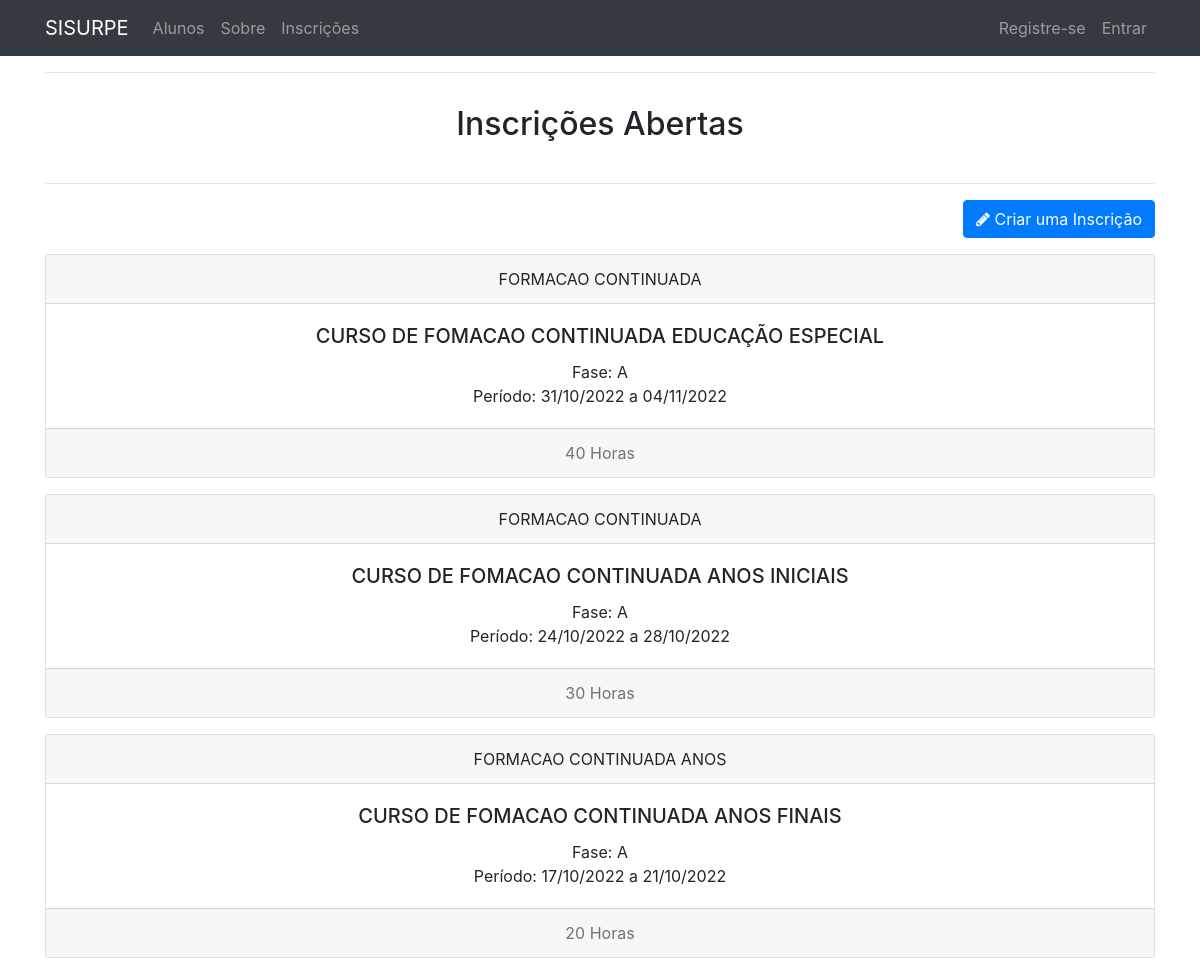
/inscricoes/index, run on an earlier commit of the app's database.
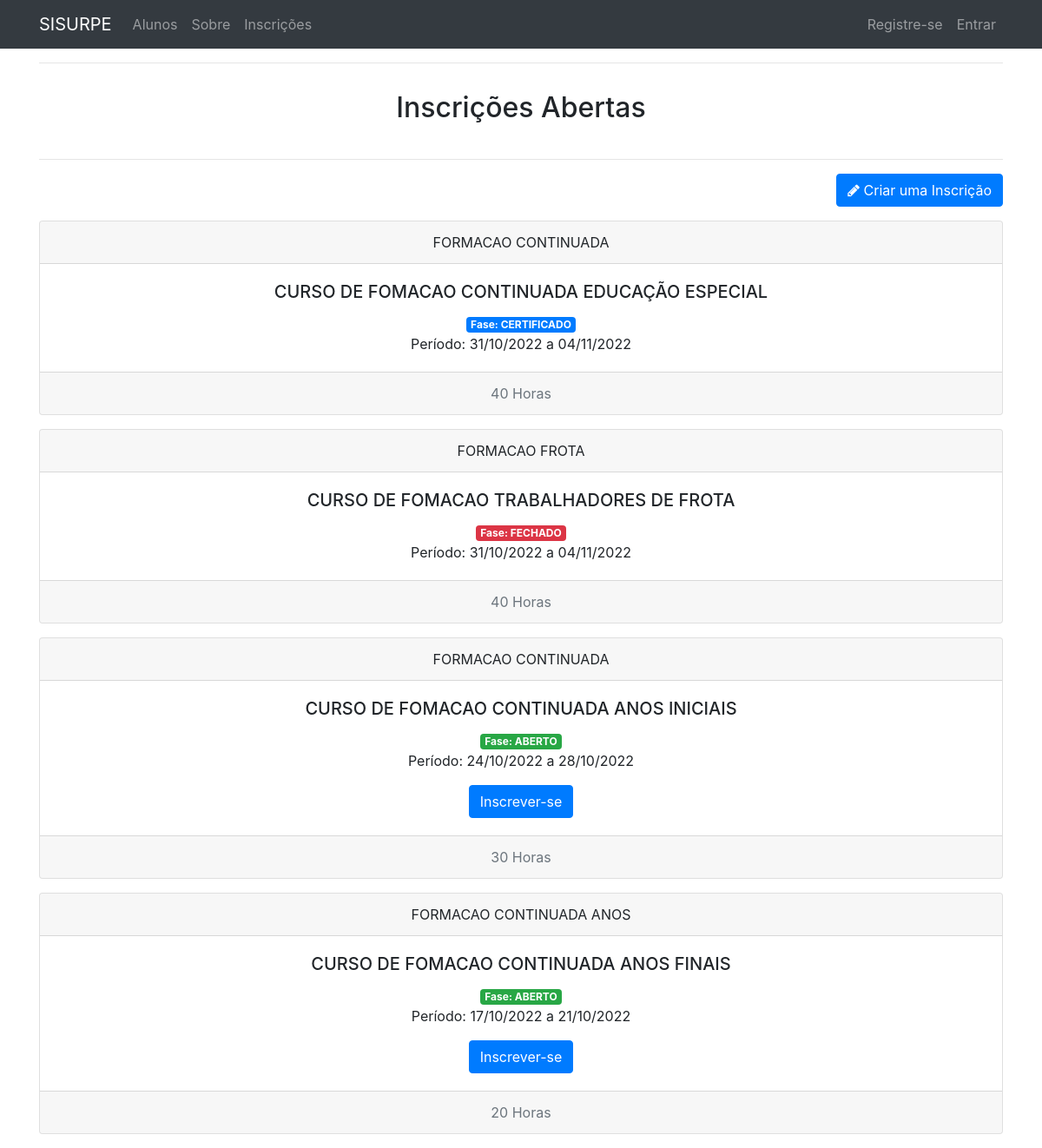
And on a later commit of the database.
### tables this page shows
CREATE TABLE `inscricoes` (
  `id` int(11) NOT NULL,
  `nome_curso` varchar(255) NOT NULL,
  `descricao` varchar(255) NOT NULL,
  `carga_horaria` int(11) NOT NULL,
  `data_inicio` date DEFAULT NULL,
  `data_termino` date DEFAULT NULL,
  `numero_certificado` int(11) DEFAULT NULL,
  `livro` varchar(255) DEFAULT NULL,
  `folha` varchar(255) DEFAULT NULL,
  `fase` char(30) NOT NULL DEFAULT 'A'
);

### app/controllers/Inscricoes.php (called while the page is built, shortened)
<?php
    class Inscricoes extends Controller{
         public function __construct(){
          $this->inscricaoModel = $this->model('Inscricoe');
          $this->inscritoModel = $this->model('Inscrito');
        }
        public function index(){
                $data = [
                'title' => 'Inscrições Abertas',
                'description'=> 'Inscrições Abertas',
                'inscricoes' => $this->inscricaoModel->getInscricoes()
            ];
            $this->view('inscricoes/index', $data);
        }
}

### app/libraries/Core.php (called while the page is built, shortened)
<?php
 Class Core {
     protected $currentMethod = 'index';
     public function __construct(){
         $url = $this->getUrl();
         if(file_exists('../app/controllers/' . ucwords($url[0]). '.php')){
            unset($url[0]);
         }
         $this->currentController = new $this->currentController;
         if(isset($url[1])){
           if(method_exists($this->currentController, $url[1])){
             $this->currentMethod = $url[1];
             unset($url[1]);
           }
         }
         $this->params = $url ? array_values($url) :[];
         call_user_func_array([$this->currentController, $this->currentMethod], $this->params);
     }
     public function getUrl(){
        if(isset($_GET['url'])){
          $url = rtrim($_GET['url'], '/');
          $url = filter_var($url, FILTER_SANITIZE_URL);
          $url = explode('/', $url);
          return $url;
        }
     }
 }

### public/index.php (called while the page is built, shortened)
<?php
     $init = new Core;

### app/libraries/Database.php (called while the page is built, shortened)
<?php
 class Database {
    protected $user = DB_USER;
    protected $pass = DB_PASS;
    protected $dbh;
    protected $stmt;
    public function __construct() {
        $options = array(
            PDO::ATTR_PERSISTENT => true,
            PDO::ATTR_ERRMODE => PDO::ERRMODE_EXCEPTION
        );
        try{
            $this->dbh = new PDO($this->$dsn, $this->user, $this->pass, $options);
            $this->dbh->exec('SET NAMES "utf8"');
        } catch(PDOException $e){
            $this->error = $e->getMessage();
            echo $this->error;
        }
    }
    public function query($sql) {
        $this->stmt = $this->dbh->prepare($sql);
    }
     public function bind($param, $value, $type = null) {
        if(is_null($type)){
            switch(true){
                case is_int($value):
                    $type = PDO::PARAM_INT;
                    break;
                case is_null($value):
                    $type = PDO::PARAM_NULL;
                    break;
            }
        }
        $this->stmt->bindValue($param, $value, $type);
    }
    public function execute(){
        if($this->stmt->execute()){
            return true;
        } else {
            return false;
        }
    }
    public function resultSet(){
        $this->execute();
        return $this->stmt->fetchAll(PDO::FETCH_OBJ);
    }
    public function single(){
        $this->execute();
        return $this->stmt->fetch(PDO::FETCH_OBJ);
    }
    public function rowCount(){
        return $this->stmt->rowCount();
    }
}

### app/models/Inscricoe.php (called while the page is built, shortened)
<?php
  class Inscricoe {
    private $db;
    public function __construct(){
        $this->db = new Database;
    }
    public function getInscricoes(){
      $this->db->query("SELECT * FROM inscricoes WHERE fase != 'ARQUIVADO' ORDER BY data_inicio DESC");
      $result = $this->db->resultSet();
      if($this->db->rowCount() > 0){
          return $result;
      } else {
          return false;
      }
  }
}

### app/helpers/functions.php (called while the page is built, shortened)
<?php
function formatadata($data){
  $result = date('d/m/Y', strtotime($data));
  return $result;
}
function retornaClasseFase($fase){
  switch ($fase){
    case 'ABERTO':
      return "badge badge-success";
      break;
    case 'FECHADO':
      return "badge badge-danger";
      break;
      case 'CERTIFICADO';
      return "badge badge-primary";
      break;
  }
}
?>

### app/models/Inscrito.php (called while the page is built, shortened)
<?php
  class Inscrito {
    private $db;
    public function __construct(){
        $this->db = new Database;
    }
    public function estaInscrito($inscricoes_id,$user_id){
      $this->db->query('
                        SELECT
                          *
                        FROM
                          inscritos
                        WHERE
                          inscricoes_id = :inscricoes_id
                        AND
                          user_id = :user_id
                      ');
        $this->db->bind(':inscricoes_id',$inscricoes_id);
        $this->db->bind(':user_id',$user_id);
       $row = $this->db->single();
        if($this->db->rowCount() > 0){
            return true;
        } else {
            return false;
        }
    }
  }

### app/views/inscricoes/index.php (the view, shortened to what this page needs)
<?php require APPROOT . '/views/inc/header.php'; ?>
<hr>
<div class="p-3 text-center">
  <h2><?php echo $data['title'];?></h2>
</div>
<hr>
<div class="row mb-3">
    <div class="col-md-12">
        <a href="<?php echo URLROOT; ?>/inscricoes/add" class="btn btn-primary pull-right">
            <i class="fa fa-pencil"></i> Criar uma Inscrição
        </a>
    </div>
</div>
<?php foreach ($data['inscricoes'] as $registro): ?>
  <div class="card text-center mb-3">
    <div class="card-header">
      <?php echo($registro->nome_curso);?>
    </div>
    <div class="card-body">
      <h5 class="card-title"><?php echo($registro->descricao);?></h5>
        <span class="text-center <?php echo(retornaClasseFase($registro->fase));?>">Fase: <?php echo($registro->fase);?></span>
        <p class="card-text"><?php echo('Período: ' . formatadata($registro->data_inicio) . ' a '. formatadata($registro->data_termino));?></p>
        <?php if($registro->fase == 'ABERTO') : ?>
            <?php if(!$this->inscritoModel->estaInscrito($registro->id,$_SESSION[DB_NAME . '_user_id'])) : ?>
              <a href="<?php echo URLROOT; ?>/inscricoes/inscrever/<?php echo $registro->id?>" class="btn btn-primary">Inscrever-se</a>
            <?php else: ?>
            <a href="<?php echo URLROOT; ?>/inscricoes/cancelar/<?php echo $registro->id?>" class="btn btn-warning">Cancelar Inscrição</a>
            <?php endif; ?>
        <?php endif; ?>
    </div>
    <div class="card-footer text-muted">
      <?php echo($registro->carga_horaria);?> Horas
    </div>
  </div>
<?php endforeach; ?>
<?php require APPROOT . '/views/inc/footer.php'; ?>

### app/libraries/Controller.php (shortened to what this page needs)
<?php
 class Controller{
     public function model($model){
        return new $model();
     }
     public function view($view, $data = []){
        if(file_exists('../app/views/' . $view . '.php')){
           require_once '../app/views/' . $view . '.php';
        } else {
            die('View não existe');
        }
     }
 }

### app/views/inc/header.php (shortened to what this page needs)
<!DOCTYPE html>
<html lang="en">
<head>
   <link rel="stylesheet" href="<?php echo URLROOT; ?>/css/bootstrap.min.css">
   <link href="https://stackpath.bootstrapcdn.com/font-awesome/4.7.0/css/font-awesome.min.css" rel="stylesheet">
   <link rel="stylesheet" href="<?php echo URLROOT; ?>/css/style.css">
</head>
<body>
<?php include APPROOT . '/views/inc/navbar.php'; ?>
  <div class="container">

### app/views/inc/navbar.php (shortened to what this page needs)
<nav class="navbar navbar-expand-lg navbar-dark bg-dark md-3" style="margin-bottom:10px;">
  <div class="container">
      <a class="navbar-brand" href="<?php echo URLROOT; ?>"><?php echo SITENAME; ?></a>
      <div class="collapse navbar-collapse" id="navbarsExampleDefault">
        <ul class="navbar-nav mr-auto">
            <li class="nav-item">
              <a class="nav-link" href="<?php echo URLROOT; ?>/datausers/show">Alunos</a>
            </li>
            <li class="nav-item">
                <a class="nav-link" href="<?php echo URLROOT; ?>/pages/about">Sobre</a>
            </li>
            <li class="nav-item">
                <a class="nav-link" href="<?php echo URLROOT; ?>/inscricoes/index">Inscrições</a>
            </li>
        </ul>
        <ul class="navbar-nav ml-auto">
          <?php if(isset($_SESSION[DB_NAME . '_user_id'])) : ?>
            <li class="nav-item dropdown">
                <a class="nav-link dropdown-toggle" href="#" id="navbarDropdownPortfolio" data-toggle="dropdown" aria-haspopup="true" aria-expanded="false">
                Bem vindo <?php echo $_SESSION[DB_NAME . '_user_name']; ?>
                </a>
                <div class="dropdown-menu dropdown-menu-right" aria-labelledby="navbarDropdownPortfolio">
                  <a class="dropdown-item" href="<?php echo URLROOT; ?>/users/alterasenha">Alterar a Senha</a>
                </div>
            </li>
            <li class="nav-item">
              <a class="nav-link" href="<?php echo URLROOT; ?>/users/logout">Sair</a>
            </li>
          <?php else : ?>
            <li class="nav-item">
              <a class="nav-link" href="<?php echo URLROOT; ?>/users/register">Registre-se</a>
            </li>
            <li class="nav-item">
              <a class="nav-link" href="<?php echo URLROOT; ?>/users/login">Entrar</a>
            </li>
          <?php endif; ?>
        </ul>
      </div>
  </div>
</nav>

### app/views/inc/footer.php
    </div>
</body>
</html>

What changed in the data, as far as the page shows it:
changed inscricoes "CURSO DE FOMACAO CONTINUADA EDUCAÇÃO ESPECIAL": fase "A" → "CERTIFICADO"
added inscricoes: nome_curso "FORMACAO FROTA", descricao "CURSO DE FOMACAO TRABALHADORES DE FROTA", fase "FECHADO", data_inicio "31/10/2022", data_termino "04/11/2022", carga_horaria "40"
changed inscricoes "CURSO DE FOMACAO CONTINUADA ANOS INICIAIS": fase "A" → "ABERTO"; now shows "Inscrever-se"
changed inscricoes "CURSO DE FOMACAO CONTINUADA ANOS FINAIS": fase "A" → "ABERTO"; now shows "Inscrever-se"
